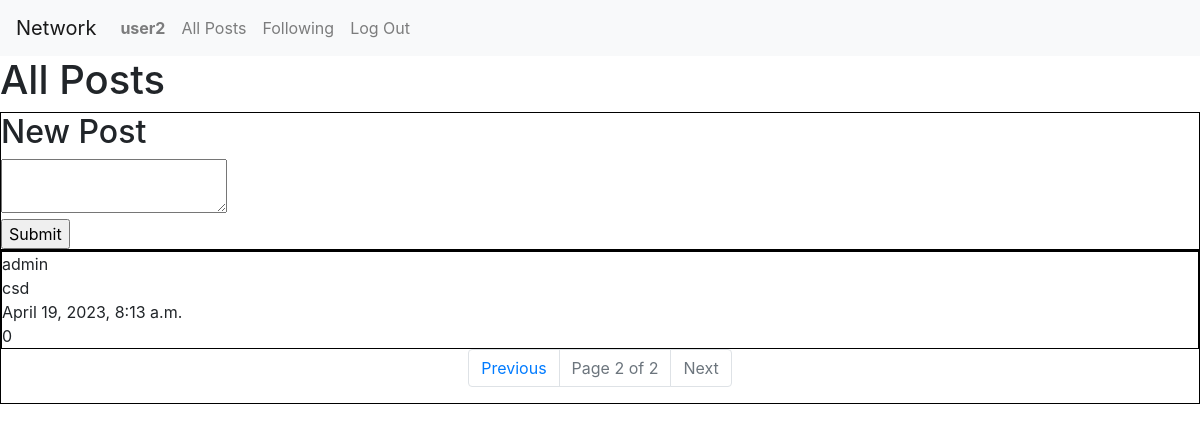
Screenshot of /?page=2 (signed in) with the database file from the repository.
### network/models.py (models this page shows, shortened)
class User(AbstractUser):
    pass

class Post(models.Model):
    body = models.CharField(max_length=640)                                         # Post text
    date = models.DateTimeField(auto_now_add=True)                                  # Creation date
    date_edit = models.DateTimeField(auto_now=True, blank=True)                     # Edit date
    user = models.ForeignKey(User, on_delete=models.CASCADE)                        # User
    likes = models.ManyToManyField(User, blank=True, related_name="users_likes")    # Likes

### network/views.py (the view)
# urls.py: path("", views.index, name="index"),
def index(request):
    user = get_object_or_404(User, username = request.user)
    posts = Post.objects.all()
    posts = posts.order_by("-date").all()
    paginator = Paginator(posts, 10)
    page_number = request.GET.get('page')
    page_obj = paginator.get_page(page_number)
    return render(request, "network/index.html", {
        "page_obj": page_obj,
        "likes": 0
    })

### network/templates/network/index.html (shortened to what this page needs)
{% extends "network/layout.html" %}
{% block body %}
<div id="index_div">
    <h1>All Posts</h1>
    {% if user.is_authenticated %}
        <div class="new_post">
            <div class="new_post_title">
                <h2 id="new_post_h2">New Post</h2>
            </div>
            <form id="new_post_form">
                <div class="new_post_text">
                    <textarea id="new_post_text"></textarea>
                </div>
                <div class="new_post_button">
                    <input type="submit" id="new_post_button"></input>
                </div>
            </form>
        </div>
    {% endif%}
    <div id="all_posts">
        {% for post in page_obj %}
        <div class="post">
            <div class="post_user">{{ post.user }}</div>
            <div class="post_body">{{ post.body }}</div>
            <div class="post_date">{{ post.date }}</div>
            <div class="post_likes">{{ likes }}</div>
        </div>
        {% endfor %}
        <nav aria-label="Page navigation example">
            <ul class="pagination justify-content-center">
            {% if page_obj.has_previous %}
                <li class="page-item"><a class="page-link" href="?page={{ page_obj.previous_page_number }}">Previous</a></li>
            {% else %}
                <li class="page-item disabled"><a class="page-link">Previous</a></li>
            {% endif %}
                <li class="page-item disabled"><a class="page-link">Page {{ page_obj.number }} of {{ page_obj.paginator.num_pages }}</a></li>
            {% if page_obj.has_next %}
                <li class="page-item"><a class="page-link" href="?page={{ page_obj.next_page_number }}">Next</a></li>
            {% else %}
                <li class="page-item disabled"><a class="page-link">Next</a></li>
            {% endif %}
            </ul>
        </nav>
    </div>
</div>
{% endblock %}

### network/templates/network/layout.html (shortened to what this page needs)
{% load static %}
<!DOCTYPE html>
<html lang="en">
    <head>
        <link rel="stylesheet" href="https://stackpath.bootstrapcdn.com/bootstrap/4.4.1/css/bootstrap.min.css">
        <link href="{% static 'network/styles.css' %}" rel="stylesheet">
    </head>
    <body>
        <nav class="navbar navbar-expand-lg navbar-light bg-light">
            <a class="navbar-brand" href="#">Network</a>
            <div>
              <ul class="navbar-nav mr-auto">
                {% if user.is_authenticated %}
                    <li class="nav-item">
                        <a class="nav-link" href="{% url 'profile' user %}"><strong>{{ user.username }}</strong></a>
                    </li>
                {% endif %}
                <li class="nav-item">
                  <a class="nav-link" href="{% url 'index' %}">All Posts</a>
                </li>
                {% if user.is_authenticated %}
                    <li class="nav-item">
                        <a class="nav-link" href="{% url 'following' %}">Following</a>
                    </li>
                    <li class="nav-item">
                        <a class="nav-link" href="{% url 'logout' %}">Log Out</a>
                    </li>
                {% endif %}
              </ul>
            </div>
          </nav>
        <div class="body">
            {% block body %}
            {% endblock %}
        </div>
    </body>
</html>

### network/static/network/styles.css (style rules this page uses)
.new_post { border: 1px solid black; }
#all_posts { border: 1px solid black; }
.post { border: 1px solid black; }

### rows the page displays
User: username "user2"
Post: user "admin", body "csd", date "April 19, 2023, 8:13 a.m.", likes "0"

### other values shown
{{ page_obj.number }} "2"
{{ page_obj.paginator.num_pages }} "2"
